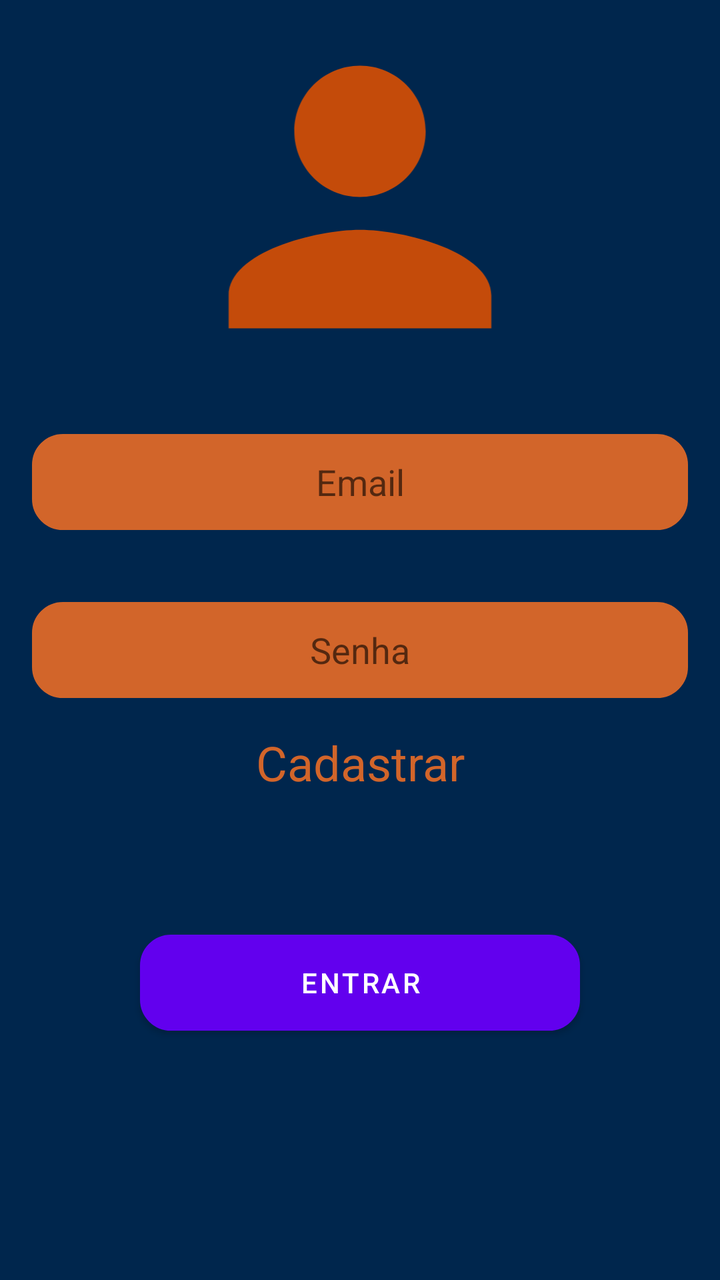
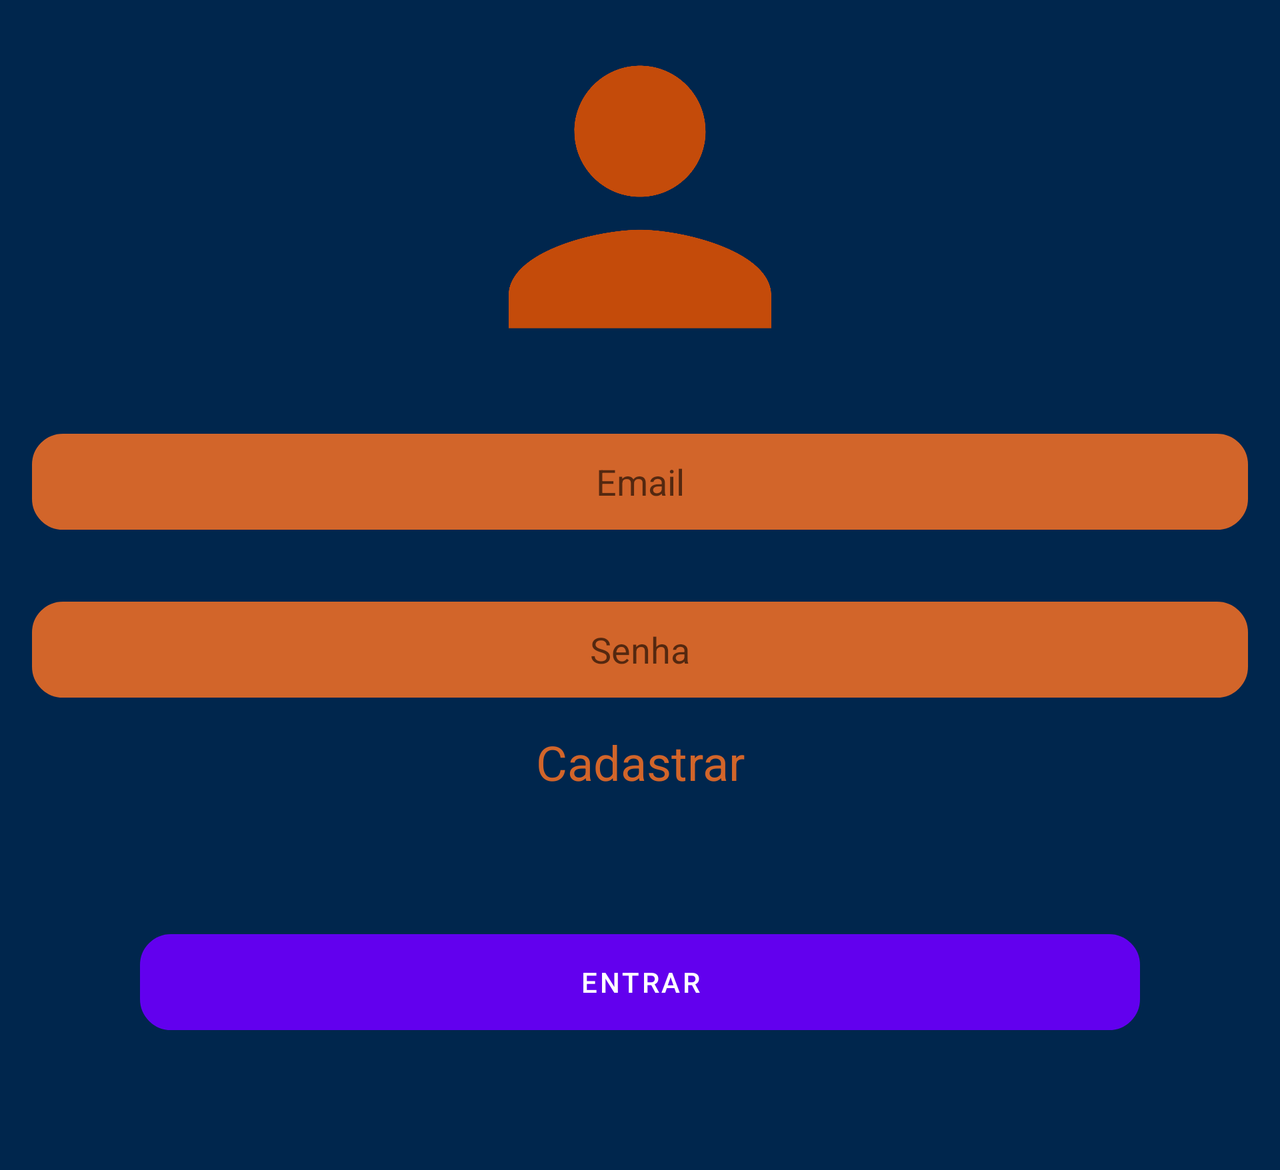

Two renders of one Android screen. The first uses the default layout on a phone; the second uses the alternative layout the repository ships for a different screen configuration, on a matching device. The two XML files are below.
<!-- AndroidManifest.xml: application theme Theme.Permission_App -->
<!-- res/layout/activity_login.xml -->
<?xml version="1.0" encoding="utf-8"?>
<LinearLayout xmlns:android="http://schemas.android.com/apk/res/android"
    xmlns:app="http://schemas.android.com/apk/res-auto"
    xmlns:tools="http://schemas.android.com/tools"
    android:layout_width="match_parent"
    android:layout_height="match_parent"
    android:orientation="vertical"
    android:background="@color/azul_cinza"
    tools:context=".Auth.Login">

    <ImageView
        android:id="@+id/imageView"
        android:layout_width="match_parent"
        android:layout_height="197dp"
        android:src="@drawable/ic_baseline_person_24" />

    <EditText
        android:id="@+id/txt_email"
        android:layout_width="match_parent"
        android:layout_height="wrap_content"
        android:layout_marginVertical="20dp"
        android:background="@drawable/rounded"
        android:backgroundTint="@color/abobora"
        android:gravity="center"
        android:layout_marginLeft="16dp"
        android:layout_marginRight="16dp"
        android:inputType="textEmailAddress"
        android:textColor="@color/black"
        android:hint="Email"
        android:minHeight="48dp" />

    <EditText
        android:id="@+id/txt_senha"
        android:layout_width="match_parent"
        android:layout_height="wrap_content"
        android:layout_margin="16dp"
        android:background="@drawable/rounded"
        android:backgroundTint="@color/abobora"
        android:textColor="@color/black"
        android:gravity="center"
        android:hint="Senha"
        android:minHeight="48dp" />

    <TextView
        android:id="@+id/txt_btn_cadastar"
        android:layout_width="match_parent"
        android:layout_height="wrap_content"
        android:text="Cadastrar"
        android:textAlignment="center"
        android:textColor="@color/abobora"
        android:textSize="24sp" />

    <Button
        android:id="@+id/btn_entrar"
        android:layout_width="match_parent"
        android:layout_height="wrap_content"
        android:layout_margin="70dp"
        android:background="@drawable/rounded"
        android:text="Entrar" />

</LinearLayout>
<!-- resources referenced by this layout -->
<resources>
  <color name="abobora">#D2652A</color>
  <color name="azul_cinza">#00264d</color>
  <color name="black">#FF000000</color>
  <!-- drawable ic_baseline_person_24 (drawable) -->
  <vector android:height="24dp" android:tint="#C44B0A"
      android:viewportHeight="24" android:viewportWidth="24"
      android:width="24dp" xmlns:android="http://schemas.android.com/apk/res/android">
      <path android:fillColor="@android:color/white" android:pathData="M12,12c2.21,0 4,-1.79 4,-4s-1.79,-4 -4,-4 -4,1.79 -4,4 1.79,4 4,4zM12,14c-2.67,0 -8,1.34 -8,4v2h16v-2c0,-2.66 -5.33,-4 -8,-4z"/>
  </vector>
  <!-- drawable rounded (drawable) -->
  <?xml version="1.0" encoding="utf-8"?>
  <shape xmlns:android="http://schemas.android.com/apk/res/android">
  
      <solid android:color ="#FFFFFF"/>
      <stroke
          android:width = "1dp"
          android:color = "#2F6699"/>
      <corners
          android:radius = "15dp"/>
  
  
  </shape>
  <style name="Theme.Permission_App" parent="Theme.MaterialComponents.DayNight.DarkActionBar">
          
          <item name="colorPrimary">@color/purple_500</item>
          <item name="colorPrimaryVariant">@color/purple_700</item>
          <item name="colorOnPrimary">@color/white</item>
          
          <item name="colorSecondary">@color/teal_200</item>
          <item name="colorSecondaryVariant">@color/teal_700</item>
          <item name="colorOnSecondary">@color/black</item>
          
          <item name="android:statusBarColor" tools:targetApi="l">?attr/colorPrimaryVariant</item>
          
      </style>
  <color name="purple_500">#FF6200EE</color>
  <color name="purple_700">#FF3700B3</color>
  <color name="white">#FFFFFFFF</color>
  <color name="teal_200">#FF03DAC5</color>
  <color name="teal_700">#FF018786</color>
</resources>
<!-- res/layout-land/activity_login.xml (the repository's variant of the layout above) -->
<!-- drawn on the phone turned sideways -->
<?xml version="1.0" encoding="utf-8"?>
<ScrollView
    xmlns:android="http://schemas.android.com/apk/res/android"
    xmlns:app="http://schemas.android.com/apk/res-auto"
    xmlns:tools="http://schemas.android.com/tools"
    android:layout_width="match_parent"
    android:layout_height="match_parent">
    <LinearLayout
        android:layout_width="match_parent"
        android:layout_height="match_parent"
        android:orientation="vertical"
        android:background="@color/azul_cinza"
        tools:context=".Auth.Login">

        <ImageView
            android:id="@+id/imageView"
            android:layout_width="match_parent"
            android:layout_height="197dp"
            android:src="@drawable/ic_baseline_person_24" />

        <EditText
            android:id="@+id/txt_email"
            android:layout_width="match_parent"
            android:layout_height="wrap_content"
            android:layout_marginVertical="20dp"
            android:background="@drawable/rounded"
            android:backgroundTint="@color/abobora"
            android:gravity="center"
            android:layout_marginLeft="16dp"
            android:layout_marginRight="16dp"
            android:inputType="textEmailAddress"
            android:textColor="@color/black"
            android:hint="Email"
            android:minHeight="48dp" />

        <EditText
            android:id="@+id/txt_senha"
            android:layout_width="match_parent"
            android:layout_height="wrap_content"
            android:layout_margin="16dp"
            android:background="@drawable/rounded"
            android:backgroundTint="@color/abobora"
            android:textColor="@color/black"
            android:gravity="center"
            android:hint="Senha"
            android:minHeight="48dp" />

        <TextView
            android:id="@+id/txt_btn_cadastar"
            android:layout_width="match_parent"
            android:layout_height="wrap_content"
            android:text="Cadastrar"
            android:textAlignment="center"
            android:textColor="@color/abobora"
            android:textSize="24sp" />

        <Button
            android:id="@+id/btn_entrar"
            android:layout_width="match_parent"
            android:layout_height="wrap_content"
            android:layout_margin="70dp"
            android:background="@drawable/rounded"
            android:text="Entrar" />

    </LinearLayout>

</ScrollView>
